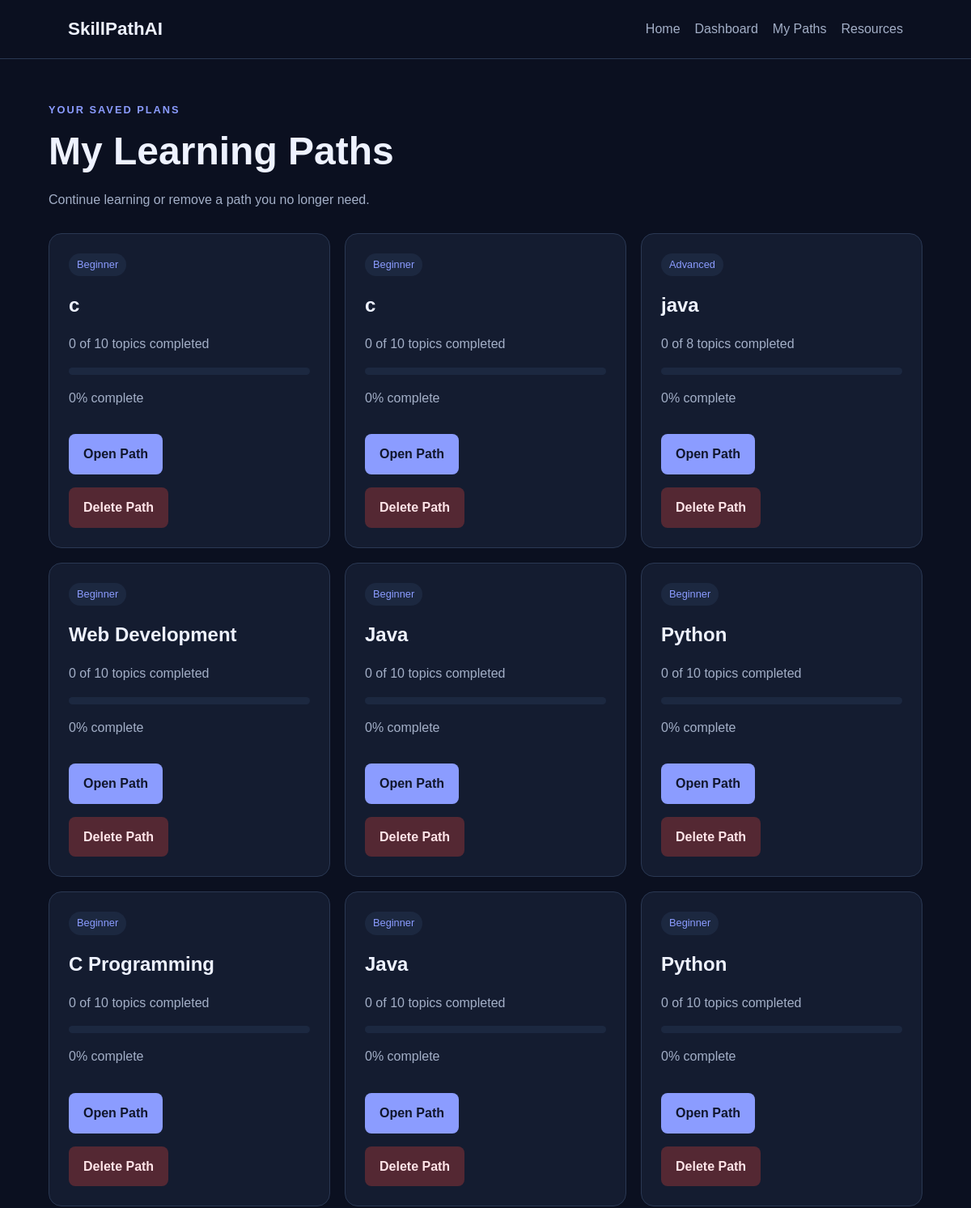
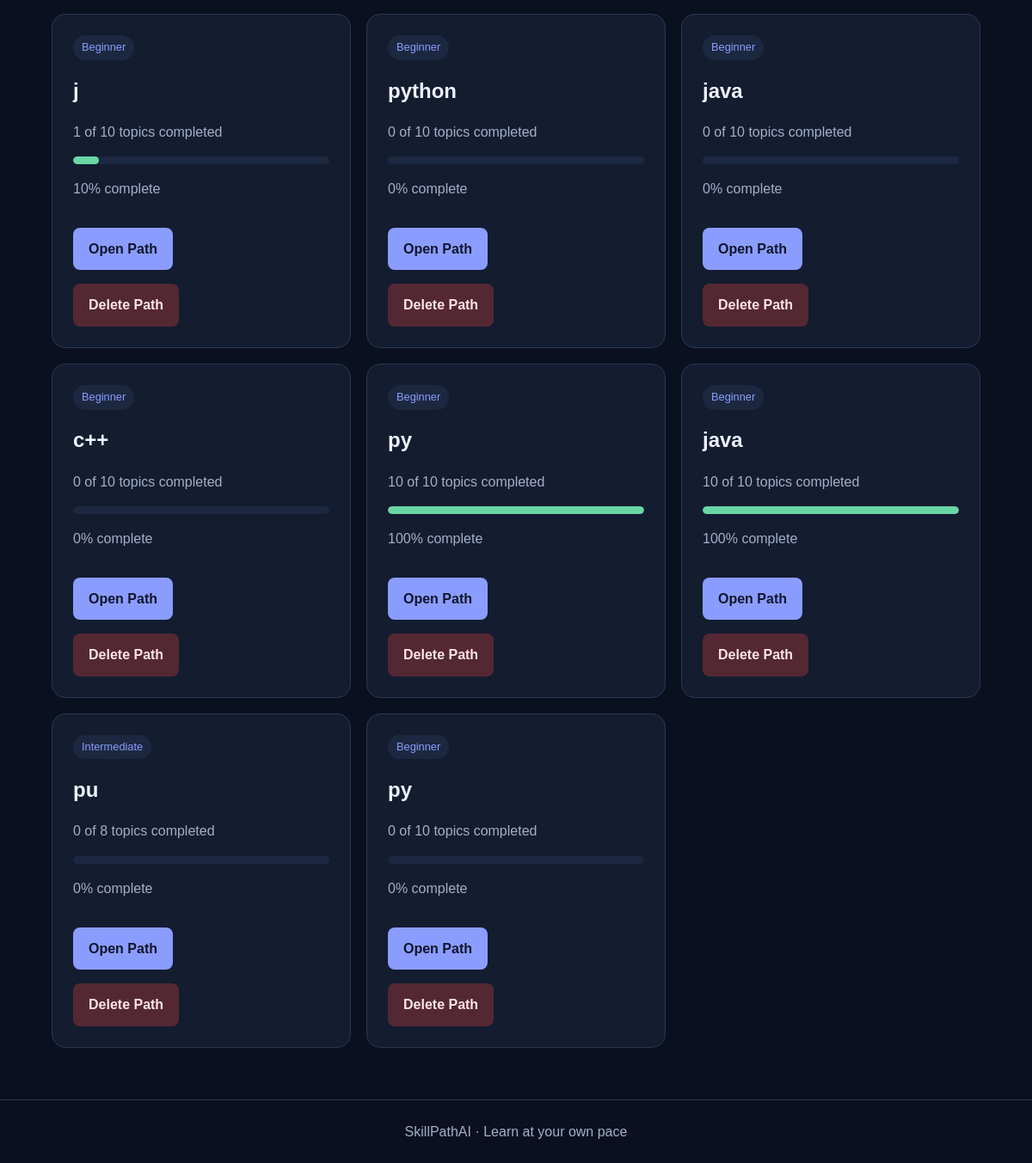
The app's page /my-paths with its own data (2 pictures, top to bottom).
### tables this page shows
CREATE TABLE learning_paths (
            id INTEGER PRIMARY KEY AUTOINCREMENT,
            goal TEXT NOT NULL,
            level TEXT NOT NULL,
            completed TEXT DEFAULT ''
        , created_at TEXT);

### app1.py (the view)
@app.route("/my-paths")
def my_paths():
    with sqlite3.connect(DATABASE) as conn:
        conn.row_factory = sqlite3.Row
        paths = conn.execute(
            "SELECT * FROM learning_paths ORDER BY id DESC"
        ).fetchall()
    path_items = []
    for path in paths:
        topics = get_topics(path["level"])
        completed = get_completed(path)
        progress = round(len(completed) * 100 / len(topics)) if topics else 0
        path_items.append({
            "path": path,
            "progress": progress,
            "completed_count": len(completed),
            "topic_count": len(topics),
        })
    return render_template("my_paths.html", path_items=path_items)

### app1.py (called while the page is built)
def get_topics(level):
    return SKILLS.get(level, SKILLS["Beginner"])

def get_completed(path):
    raw = path["completed"] or ""
    topic_count = len(get_topics(path["level"]))
    return {
        value for value in raw.split(",")
        if value.isdigit() and 0 <= int(value) < topic_count
    }

### templates/my_paths.html (shortened to what this page needs)
{% extends "base.html" %}
{% block content %}
<section class="page-heading">
    <p class="eyebrow">YOUR SAVED PLANS</p>
    <h1>My Learning Paths</h1>
    <p>Continue learning or remove a path you no longer need.</p>
</section>
{% if path_items %}
    <div class="grid">
        {% for item in path_items %}
            <article class="card">
                <span class="tag">{{ item.path['level'] }}</span>
                <h2>{{ item.path['goal'] }}</h2>
                <p class="muted">
                    {{ item.completed_count }} of {{ item.topic_count }} topics completed
                </p>
                <div class="progress-track">
                    <div class="progress-fill"
                         style="width: {{ item.progress }}%"></div>
                </div>
                <p>{{ item.progress }}% complete</p>
                <a class="button-link"
                   href="{{ url_for('view_path', path_id=item.path['id']) }}">
                    Open Path
                </a>
                <form action="{{ url_for('delete_path', path_id=item.path['id']) }}"
                      method="POST"
                      onsubmit="return confirm('Delete this learning path?');">
                    <button class="button-danger" type="submit">
                        Delete Path
                    </button>
                </form>
            </article>
        {% endfor %}
    </div>
{% else %}
    <div class="empty-state">
        <h2>No saved paths</h2>
        <p>Your created learning paths will appear here.</p>
        <a class="button-link" href="{{ url_for('home') }}">Create a Path</a>
    </div>
{% endif %}
{% endblock %}

### templates/base.html (shortened to what this page needs)
<!DOCTYPE html>
<html lang="en">
<head>
    <link rel="stylesheet" href="{{ url_for('static', filename='style.css') }}">
</head>
<body>
    <header class="navbar">
        <a class="brand" href="{{ url_for('home') }}">SkillPathAI</a>
        <nav>
            <a href="{{ url_for('home') }}">Home</a>
            <a href="{{ url_for('dashboard') }}">Dashboard</a>
            <a href="{{ url_for('my_paths') }}">My Paths</a>
            <a href="{{ url_for('recommendations') }}">Resources</a>
        </nav>
    </header>
    <main class="container">
        {% block content %}{% endblock %}
    </main>
    <footer>SkillPathAI · Learn at your own pace</footer>
</body>
</html>

### static/style.css (style rules this page uses)
:root { --background: #0b1020; --surface: #141c30; --surface-light: #1c2840; --text: #eef2ff; --muted: #a3afc7; --accent: #8b9cff; --accent-hover: #a9b5ff; --border: #2a3853; --success: #69d6a5; --danger: #ff7b88; }
* { box-sizing: border-box; }
body { margin: 0; background: var(--background); color: var(--text); font-family: Arial, Helvetica, sans-serif; line-height: 1.6; }
a { color: var(--accent); text-decoration: none; }
.navbar { display: flex; justify-content: space-between; align-items: center; gap: 20px; padding: 18px 7%; border-bottom: 1px solid var(--border); background: var(--background); }
.brand { font-size: 1.4rem; font-weight: 800; color: var(--text); }
nav { display: flex; flex-wrap: wrap; gap: 18px; }
nav a { color: var(--muted); }
.container { width: min(1100px, 90%); margin: 0 auto; min-height: 75vh; padding: 40px 0 60px; }
h1 { font-size: clamp(2.2rem, 5vw, 4rem); line-height: 1.15; margin: 10px 0 20px; }
h2 { line-height: 1.3; }
p { color: var(--muted); }
.eyebrow { color: var(--accent); font-size: 0.8rem; font-weight: 800; letter-spacing: 2px; }
.panel, .card, .empty-state { background: var(--surface); border: 1px solid var(--border); border-radius: 16px; padding: 24px; }
button, .button-link { display: inline-block; padding: 12px 18px; margin-top: 16px; background: var(--accent); color: #10162c; border: none; border-radius: 8px; font: inherit; font-weight: 700; cursor: pointer; text-align: center; }
.button-danger { background: #542833; color: #ffe4e8; }
.page-heading { margin-bottom: 28px; }
.page-heading h1 { font-size: clamp(2rem, 4vw, 3rem); }
.grid { display: grid; grid-template-columns: repeat(3, minmax(0, 1fr)); gap: 18px; }
.card h2 { overflow-wrap: anywhere; }
.muted { color: var(--muted); }
.tag { display: inline-block; padding: 4px 10px; border-radius: 30px; background: var(--surface-light); color: var(--accent); font-size: 0.8rem; }
.progress-track { width: 100%; height: 9px; margin: 12px 0; overflow: hidden; border-radius: 20px; background: var(--surface-light); }
.progress-fill { height: 100%; background: var(--success); border-radius: inherit; transition: width 0.2s ease; }
footer { padding: 24px; border-top: 1px solid var(--border); color: var(--muted); text-align: center; }

### records on screen
learning_paths: path.level "Beginner", path.goal "c"
learning_paths: path.level "Beginner", path.goal "c"
learning_paths: path.level "Advanced", path.goal "java"
learning_paths: path.level "Beginner", path.goal "Web Development"
learning_paths: path.level "Beginner", path.goal "Java"
learning_paths: path.level "Beginner", path.goal "Python"
learning_paths: path.level "Beginner", path.goal "C Programming"
learning_paths: path.level "Beginner", path.goal "Java"
learning_paths: path.level "Beginner", path.goal "Python"
learning_paths: path.level "Beginner", path.goal "j"
learning_paths: path.level "Beginner", path.goal "python"
learning_paths: path.level "Beginner", path.goal "java"
learning_paths: path.level "Beginner", path.goal "c++"
learning_paths: path.level "Beginner", path.goal "py"
learning_paths: path.level "Beginner", path.goal "java"
learning_paths: path.level "Intermediate", path.goal "pu"
learning_paths: path.level "Beginner", path.goal "py"

### other values on screen
{{ item.completed_count }} "0" "0" "0" "0" "0" "0" "0" "0" "0" "1" "0" "0" "0" "10" "10" "0" "0"
{{ item.topic_count }} "10" "10" "8" "10" "10" "10" "10" "10" "10" "10" "10" "10" "10" "10" "10" "8" "10"
{{ item.progress }} "0" "0" "0" "0" "0" "0" "0" "0" "0" "10" "0" "0" "0" "100" "100" "0" "0"
